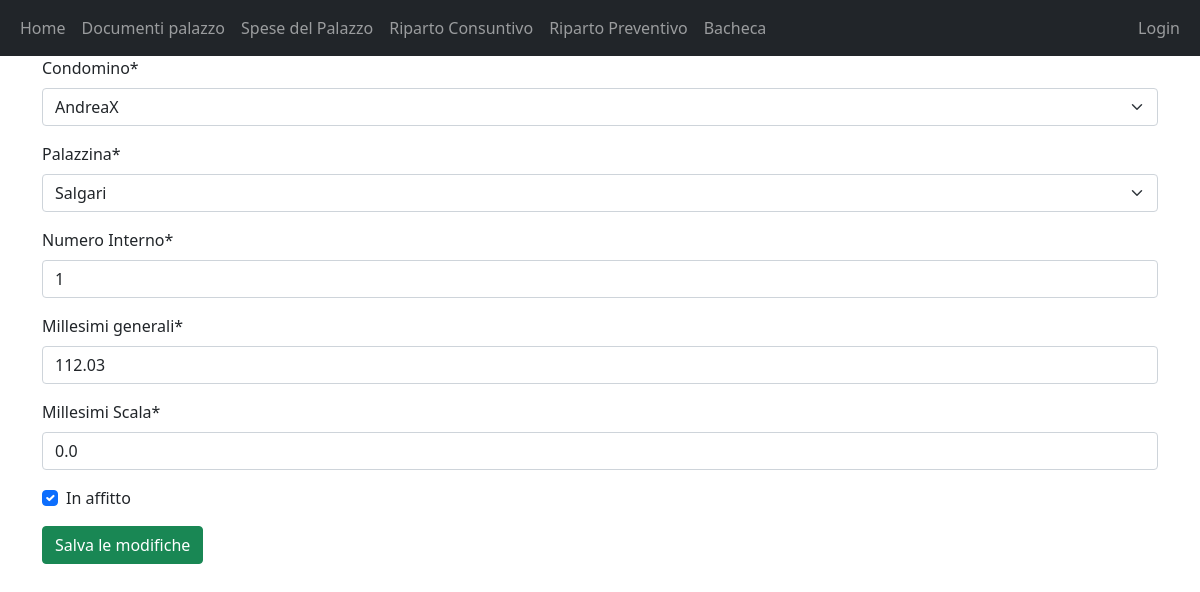
Screenshot of /edit_interno/1/ with the database file from the repository.
### Condominio/models.py (models this page shows, shortened)
class Interno(models.Model):
    condomino = models.ForeignKey(User, on_delete=models.PROTECT)
    palazzina = models.ForeignKey(Condominio, on_delete=models.PROTECT, default="Salgari")
    numero_interno = models.CharField(verbose_name="Numero Interno", max_length=50, primary_key=True)
    millesimi_generali = models.FloatField(verbose_name="Millesimi generali")
    millesimi_scala = models.FloatField(verbose_name="Millesimi Scala")
    in_affitto = models.BooleanField(verbose_name="In affitto")
    class Meta:
        ordering = ["numero_interno"]
        verbose_name_plural = "Interni"

### Condominio/views.py (the view, shortened to what this page needs)
# urls.py: path("edit_interno/<pk>/", views.UpdateInternoView.as_view(), name="edit_interno"),
class UpdateInternoView(UpdateView):
    model = Interno
    fields = "__all__"
    template_name = "Condominio_main/edit_interno.html"

### Condominio/models.py (called while the page is built)
    def __str__(self):
        return self.nome

### Condominio/templates/Condominio_main/edit_interno.html (shortened to what this page needs)
{% extends 'Condominio_main/base.html' %}
{% load crispy_forms_tags %}
{% block content %}
<form method="post">
    {% csrf_token %}{{form|crispy}}
    <button type="submit" value="Update" class="btn btn-success">Salva le modifiche</button>
</form>
{% endblock %}

### rows the page displays
Interno: condomino "AndreaX", palazzina "Salgari", numero_interno "1", millesimi_generali "112.03", millesimi_scala "0.0", in_affitto "☑"
